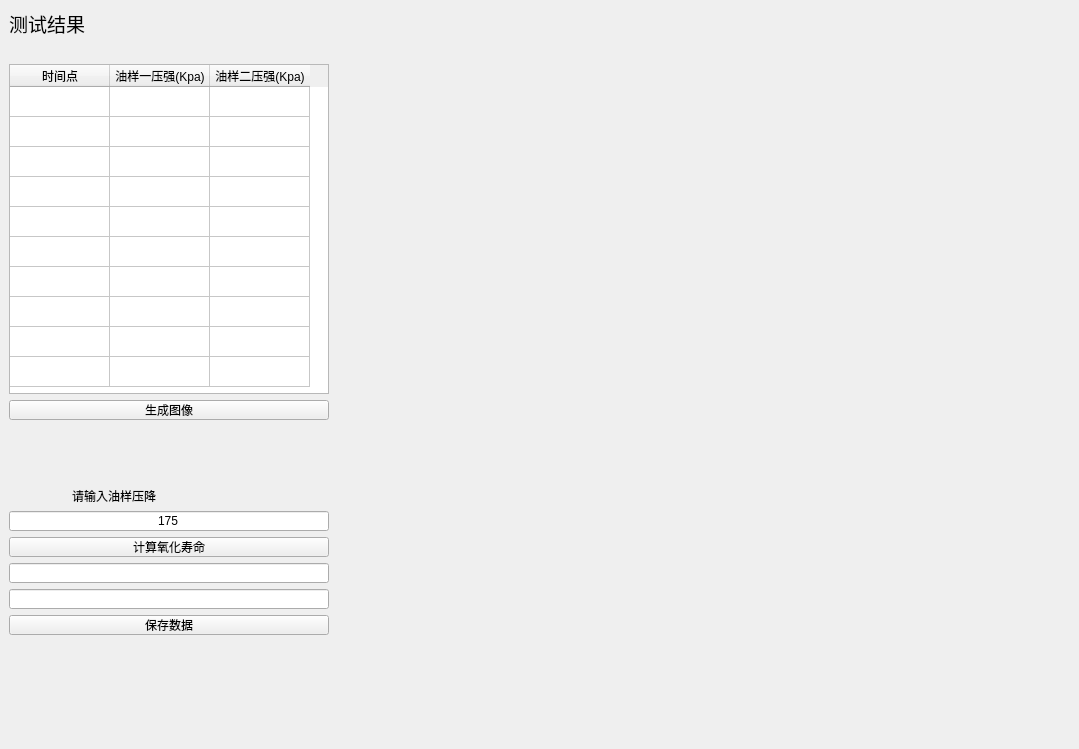
      <widget class="QWidget" name="tab_2">
       <attribute name="title">
        <string>测试结果分析</string>
       </attribute>
       <widget class="QWidget" name="gridWidget" native="true">
        <property name="geometry">
         <rect>
          <x>9</x>
          <y>9</y>
          <width>1061</width>
          <height>731</height>
         </rect>
        </property>
        <widget class="QWidget" name="resultTab" native="true">
         <property name="geometry">
          <rect>
           <x>0</x>
           <y>0</y>
           <width>1058</width>
           <height>727</height>
          </rect>
         </property>
         <property name="maximumSize">
          <size>
           <width>1058</width>
           <height>727</height>
          </size>
         </property>
         <layout class="QGridLayout" name="gridLayout_20">
          <item row="0" column="0">
           <widget class="QLabel" name="label_29">
            <property name="text">
             <string>&lt;html&gt;&lt;head/&gt;&lt;body&gt;&lt;p&gt;&lt;span style=&quot; font-size:14pt;&quot;&gt;测试结果&lt;/span&gt;&lt;/p&gt;&lt;/body&gt;&lt;/html&gt;</string>
            </property>
           </widget>
          </item>
          <item row="1" column="0">
           <layout class="QGridLayout" name="gridLayout_9" columnstretch="0">
            <item row="4" column="0">
             <layout class="QHBoxLayout" name="horizontalLayout_46">
              <item>
               <spacer name="horizontalSpacer_5">
                <property name="orientation">
                 <enum>Qt::Horizontal</enum>
                </property>
                <property name="sizeHint" stdset="0">
                 <size>
                  <width>40</width>
                  <height>20</height>
                 </size>
                </property>
               </spacer>
              </item>
             </layout>
            </item>
            <item row="3" column="0">
             <layout class="QVBoxLayout" name="verticalLayout_15">
              <item>
               <layout class="QHBoxLayout" name="horizontalLayout_42">
                <item>
                 <spacer name="horizontalSpacer_4">
                  <property name="orientation">
                   <enum>Qt::Horizontal</enum>
                  </property>
                  <property name="sizeHint" stdset="0">
                   <size>
                    <width>40</width>
                    <height>20</height>
                   </size>
                  </property>
                 </spacer>
                </item>
               </layout>
              </item>
             </layout>
            </item>
            <item row="1" column="0">
             <layout class="QHBoxLayout" name="horizontalLayout_41">
              <property name="sizeConstraint">
               <enum>QLayout::SetNoConstraint</enum>
              </property>
              <item>
               <spacer name="horizontalSpacer_3">
                <property name="orientation">
                 <enum>Qt::Horizontal</enum>
                </property>
                <property name="sizeHint" stdset="0">
                 <size>
                  <width>40</width>
                  <height>20</height>
                 </size>
                </property>
               </spacer>
              </item>
             </layout>
            </item>
            <item row="2" column="0">
             <layout class="QHBoxLayout" name="horizontalLayout_48">
              <item>
               <layout class="QGridLayout" name="gridLayout_19">
                <item row="4" column="0">
                 <widget class="QLineEdit" name="SampleN">
                  <property name="minimumSize">
                   <size>
                    <width>320</width>
                    <height>0</height>
                   </size>
                  </property>
                  <property name="maximumSize">
                   <size>
                    <width>320</width>
                    <height>20</height>
                   </size>
                  </property>
                  <property name="text">
                   <string>175</string>
                  </property>
                  <property name="alignment">
                   <set>Qt::AlignCenter</set>
                  </property>
                 </widget>
                </item>
                <item row="1" column="0">
                 <widget class="QPushButton" name="PlotButton">
                  <property name="minimumSize">
                   <size>
                    <width>320</width>
                    <height>0</height>
                   </size>
                  </property>
                  <property name="maximumSize">
                   <size>
                    <width>320</width>
                    <height>20</height>
                   </size>
                  </property>
                  <property name="text">
                   <string>生成图像</string>
                  </property>
                 </widget>
                </item>
                <item row="8" column="0">
                 <widget class="QPushButton" name="printButton">
                  <property name="minimumSize">
                   <size>
                    <width>320</width>
                    <height>0</height>
                   </size>
                  </property>
                  <property name="maximumSize">
                   <size>
                    <width>320</width>
                    <height>20</height>
                   </size>
                  </property>
                  <property name="text">
                   <string>保存数据</string>
                  </property>
                 </widget>
                </item>
                <item row="2" column="0">
                 <spacer name="verticalSpacer_2">
                  <property name="orientation">
                   <enum>Qt::Vertical</enum>
                  </property>
                  <property name="sizeHint" stdset="0">
                   <size>
                    <width>20</width>
                    <height>30</height>
                   </size>
                  </property>
                 </spacer>
                </item>
                <item row="0" column="0">
                 <widget class="QTableWidget" name="dataTable">
                  <property name="minimumSize">
                   <size>
                    <width>320</width>
                    <height>330</height>
                   </size>
                  </property>
                  <property name="maximumSize">
                   <size>
                    <width>320</width>
                    <height>330</height>
                   </size>
                  </property>
                  <attribute name="horizontalHeaderHighlightSections">
                   <bool>true</bool>
                  </attribute>
                  <attribute name="verticalHeaderVisible">
                   <bool>false</bool>
                  </attribute>
                  <row>
                   <property name="text">
                    <string/>
                   </property>
                  </row>
                  <row>
                   <property name="text">
                    <string/>
                   </property>
                  </row>
                  <row>
                   <property name="text">
                    <string/>
                   </property>
                  </row>
                  <row>
                   <property name="text">
                    <string/>
                   </property>
                  </row>
                  <row>
                   <property name="text">
                    <string/>
                   </property>
                  </row>
                  <row>
                   <property name="text">
                    <string/>
                   </property>
                  </row>
                  <row>
                   <property name="text">
                    <string/>
                   </property>
                  </row>
                  <row>
                   <property name="text">
                    <string/>
                   </property>
                  </row>
                  <row>
                   <property name="text">
                    <string/>
                   </property>
                  </row>
                  <row>
                   <property name="text">
                    <string/>
                   </property>
                  </row>
                  <column>
                   <property name="text">
                    <string>时间点</string>
                   </property>
                  </column>
                  <column>
                   <property name="text">
                    <string>油样一压强(Kpa)</string>
                   </property>
                  </column>
                  <column>
                   <property name="text">
                    <string>油样二压强(Kpa)</string>
                   </property>
                  </column>
                  <item row="0" column="0">
                   <property name="text">
                    <string/>
                   </property>
                   <property name="textAlignment">
                    <set>AlignCenter</set>
                   </property>
                  </item>
                  <item row="0" column="1">
                   <property name="text">
                    <string/>
                   </property>
                   <property name="textAlignment">
                    <set>AlignCenter</set>
                   </property>
                  </item>
                  <item row="1" column="0">
                   <property name="text">
                    <string/>
                   </property>
                   <property name="textAlignment">
                    <set>AlignCenter</set>
                   </property>
                  </item>
                  <item row="1" column="1">
                   <property name="text">
                    <string/>
                   </property>
                   <property name="textAlignment">
                    <set>AlignCenter</set>
                   </property>
                  </item>
                  <item row="2" column="0">
                   <property name="text">
                    <string/>
                   </property>
                   <property name="textAlignment">
                    <set>AlignCenter</set>
                   </property>
                  </item>
                  <item row="2" column="1">
                   <property name="text">
                    <string/>
                   </property>
                   <property name="textAlignment">
                    <set>AlignCenter</set>
                   </property>
                  </item>
                  <item row="3" column="0">
                   <property name="text">
                    <string/>
                   </property>
                   <property name="textAlignment">
                    <set>AlignCenter</set>
                   </property>
                  </item>
                  <item row="3" column="1">
                   <property name="text">
                    <string/>
                   </property>
                   <property name="textAlignment">
                    <set>AlignCenter</set>
                   </property>
                  </item>
                  <item row="4" column="0">
                   <property name="text">
                    <string/>
                   </property>
                   <property name="textAlignment">
                    <set>AlignCenter</set>
                   </property>
                  </item>
                  <item row="4" column="1">
                   <property name="text">
                    <string/>
                   </property>
                   <property name="textAlignment">
                    <set>AlignCenter</set>
                   </property>
                  </item>
                  <item row="5" column="0">
                   <property name="text">
                    <string/>
                   </property>
                   <property name="textAlignment">
                    <set>AlignCenter</set>
                   </property>
                  </item>
                  <item row="5" column="1">
                   <property name="text">
                    <string/>
                   </property>
                   <property name="textAlignment">
                    <set>AlignCenter</set>
                   </property>
                  </item>
                  <item row="6" column="0">
                   <property name="text">
                    <string/>
                   </property>
                   <property name="textAlignment">
                    <set>AlignCenter</set>
                   </property>
                  </item>
                  <item row="6" column="1">
                   <property name="text">
                    <string/>
                   </property>
                   <property name="textAlignment">
                    <set>AlignCenter</set>
                   </property>
                  </item>
                 </widget>
                </item>
                <item row="9" column="0">
                 <spacer name="verticalSpacer">
                  <property name="orientation">
                   <enum>Qt::Vertical</enum>
                  </property>
                  <property name="sizeHint" stdset="0">
                   <size>
                    <width>20</width>
                    <height>5</height>
                   </size>
                  </property>
                 </spacer>
                </item>
                <item row="5" column="0">
                 <widget class="QPushButton" name="jisuanButton">
                  <property name="minimumSize">
                   <size>
                    <width>320</width>
                    <height>0</height>
                   </size>
                  </property>
                  <property name="maximumSize">
                   <size>
                    <width>320</width>
                    <height>20</height>
                   </size>
                  </property>
                  <property name="text">
                   <string>计算氧化寿命</string>
                  </property>
                 </widget>
                </item>
                <item row="3" column="0">
                 <widget class="QLabel" name="label_27">
                  <property name="minimumSize">
                   <size>
                    <width>320</width>
                    <height>0</height>
                   </size>
                  </property>
                  <property name="maximumSize">
                   <size>
                    <width>320</width>
                    <height>20</height>
                   </size>
                  </property>
                  <property name="text">
                   <string>                   请输入油样压降</string>
                  </property>
                 </widget>
                </item>
                <item row="7" column="0">
                 <widget class="QLineEdit" name="SampleViscosity2">
                  <property name="minimumSize">
                   <size>
                    <width>320</width>
                    <height>0</height>
                   </size>
                  </property>
                  <property name="maximumSize">
                   <size>
                    <width>320</width>
                    <height>20</height>
                   </size>
                  </property>
                  <property name="alignment">
                   <set>Qt::AlignCenter</set>
                  </property>
                 </widget>
                </item>
                <item row="6" column="0">
                 <widget class="QLineEdit" name="SampleViscosity">
                  <property name="enabled">
                   <bool>true</bool>
                  </property>
                  <property name="sizePolicy">
                   <sizepolicy hsizetype="Expanding" vsizetype="Fixed">
                    <horstretch>0</horstretch>
                    <verstretch>0</verstretch>
                   </sizepolicy>
                  </property>
                  <property name="minimumSize">
                   <size>
                    <width>320</width>
                    <height>0</height>
                   </size>
                  </property>
                  <property name="maximumSize">
                   <size>
                    <width>320</width>
                    <height>20</height>
                   </size>
                  </property>
                  <property name="text">
                   <string/>
                  </property>
                  <property name="alignment">
                   <set>Qt::AlignCenter</set>
                  </property>
                 </widget>
                </item>
               </layout>
              </item>
              <item>
               <layout class="QVBoxLayout" name="verticalLayout_11">
                <property name="sizeConstraint">
                 <enum>QLayout::SetDefaultConstraint</enum>
                </property>
                <property name="leftMargin">
                 <number>0</number>
                </property>
                <item>
                 <widget class="QCustomPlot" name="customPlot" native="true">
                  <property name="sizePolicy">
                   <sizepolicy hsizetype="Preferred" vsizetype="Preferred">
                    <horstretch>48</horstretch>
                    <verstretch>0</verstretch>
                   </sizepolicy>
                  </property>
                  <property name="minimumSize">
                   <size>
                    <width>700</width>
                    <height>400</height>
                   </size>
                  </property>
                 </widget>
                </item>
               </layout>
              </item>
             </layout>
            </item>
           </layout>
          </item>
         </layout>
        </widget>
       </widget>
      </widget>
